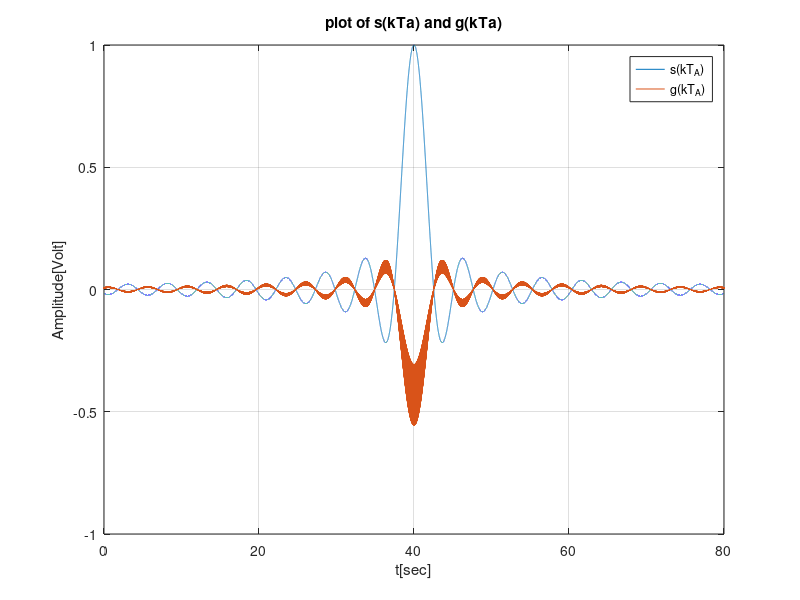
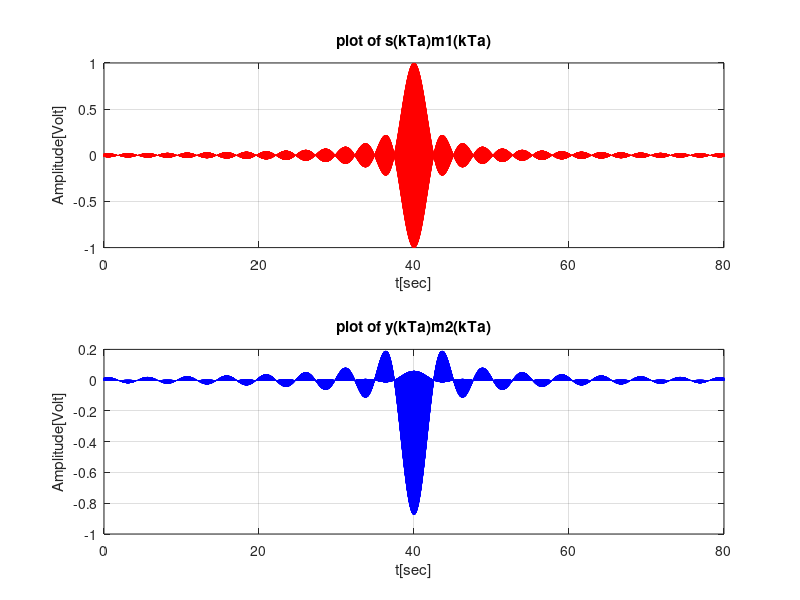

Reproduce these figures in MATLAB, in order. (Note: this script raises an error after producing the figures.)
%%3    Versuchdurchführung AM
%% 3.1  Grundlagen, Systemmodell
%1.
%Parameter definition
clear all;
close all;

Fs=1000;    %sample frequency
Fc=100; %carrier frequency
Fm=10; %message Frequency in 1/s
phase=22.5;   %angle phi of carrier signal
a=1;    %Amplitude
k=0:1/Fs:80;    %Vector definition k
s_kTa=sinc(pi/8.*(k-40));    %compute of signal s(kTa)
m1_kTa=a*cos(2*pi*Fc*k);   %compute of carrier signal m1(kTa)=cos(wc*k*Ta)
m2_kTa=a*cos(2*pi*Fc*k+phase); %compute of carrier signal m2(kTa)=cos(wc*k*Ta + phase)

[B,A]=butter(1, 0.125);   %compute of the lowpass filter with N=8 and Wn=1/16*pi

g_kTa=filter(B, A, s_kTa.*m1_kTa.*m2_kTa);    %output signal nach dem Lowpass
plot(k, s_kTa, 'DisplayName', 's(kT_A)');
hold on
plot(k, g_kTa, 'DisplayName', 'g(kT_A)')
hold off
grid on
title('plot of s(kTa) and g(kTa)')
xlabel('t[sec]')
ylabel('Amplitude[Volt]')
legend

%%  plot of signals s(kTa)m1(kTa) and y(kTa)m2(kTa)
figure
subplot(2,1,1);
plot(k, s_kTa.*m1_kTa, 'r');
grid on
title('plot of s(kTa)m1(kTa)')
xlabel('t[sec]')
ylabel('Amplitude[Volt]')
subplot(2,1,2);
plot(k, s_kTa.*m1_kTa.*m2_kTa, 'b');
grid on
title('plot of y(kTa)m2(kTa)')
xlabel('t[sec]')
ylabel('Amplitude[Volt]')

%%  2.
% Siehe Ausarbeitung mit Parameter value

%%  3.
noise = rand(size(k));
g_kTa_noise = filter(B, A, (s_kTa.*m1_kTa + noise).*m2_kTa);
snr_1 = snr(s_kTa.*m1_kTa, noise);
figure
plot(k, g_kTa_noise, ':diamondr')
grid on
title('plot of g(kTa) with add noise')
xlabel('t[sec]')
ylabel('Amplitude[Volt]')

%%  Amplitude Modulation



